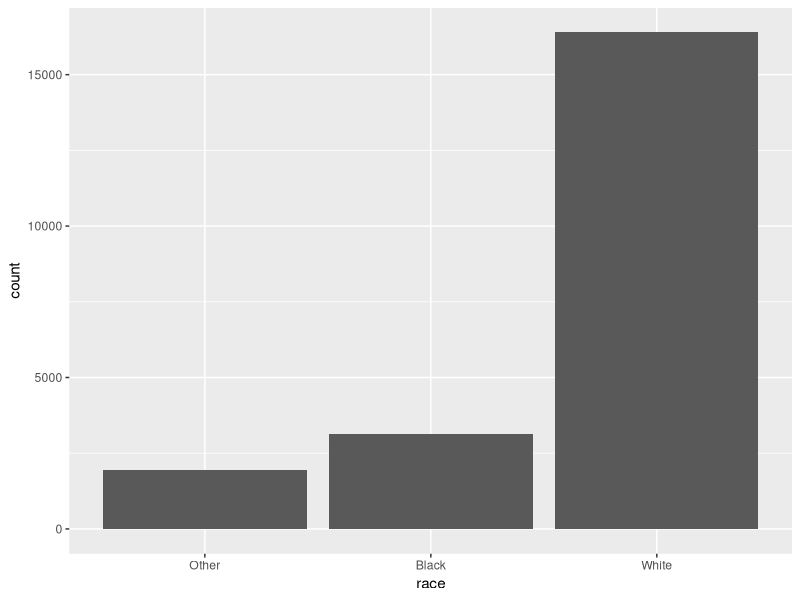
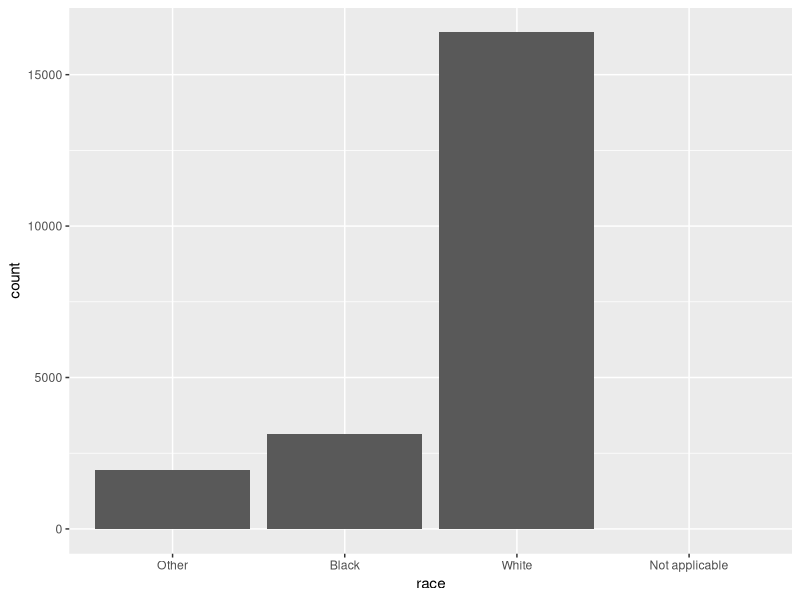
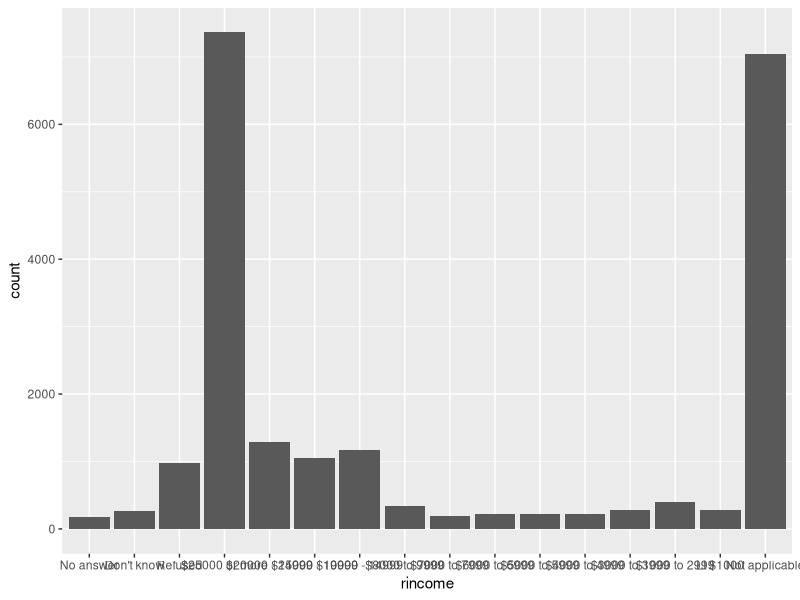
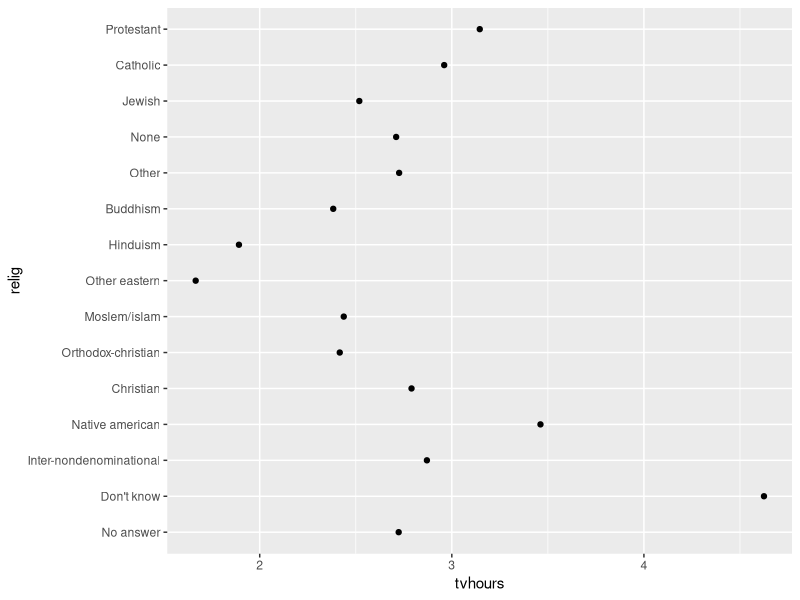
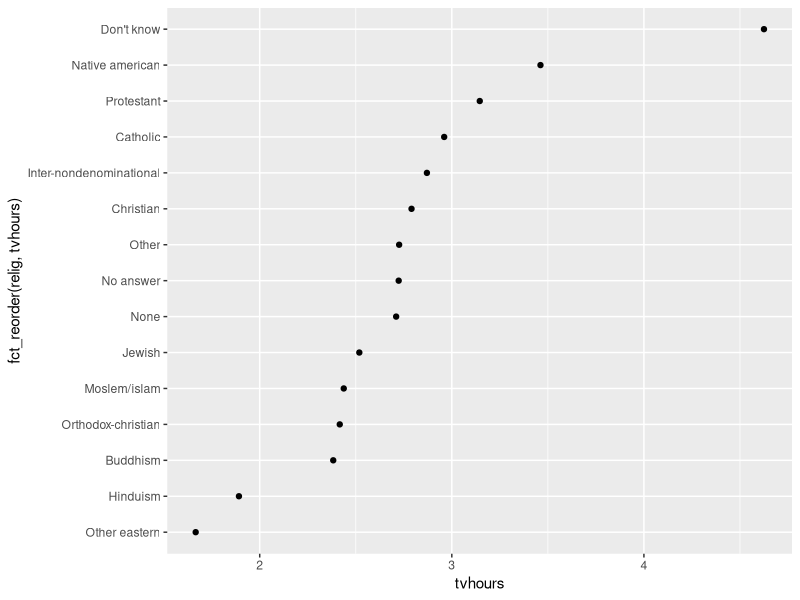
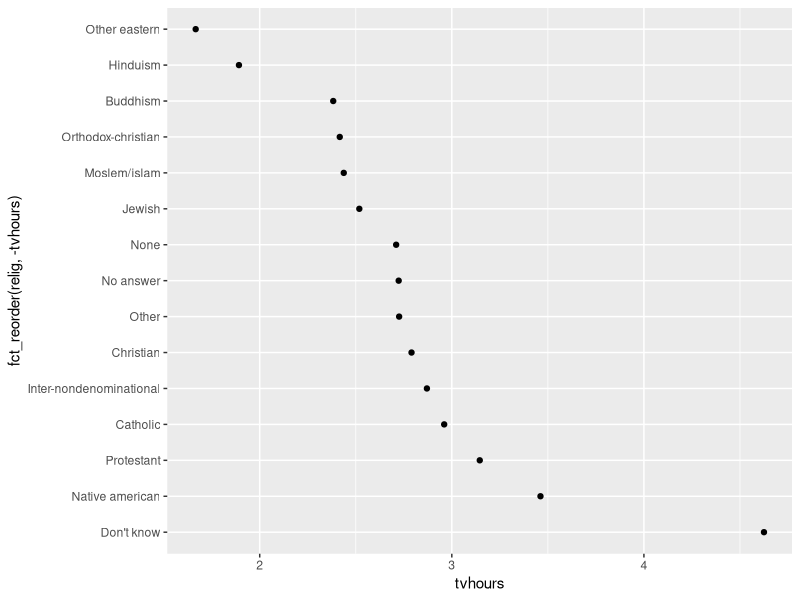
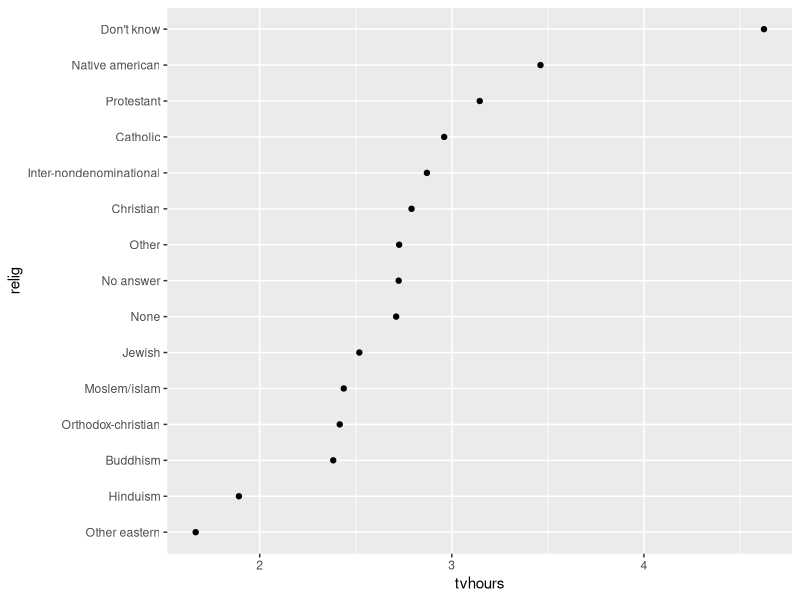
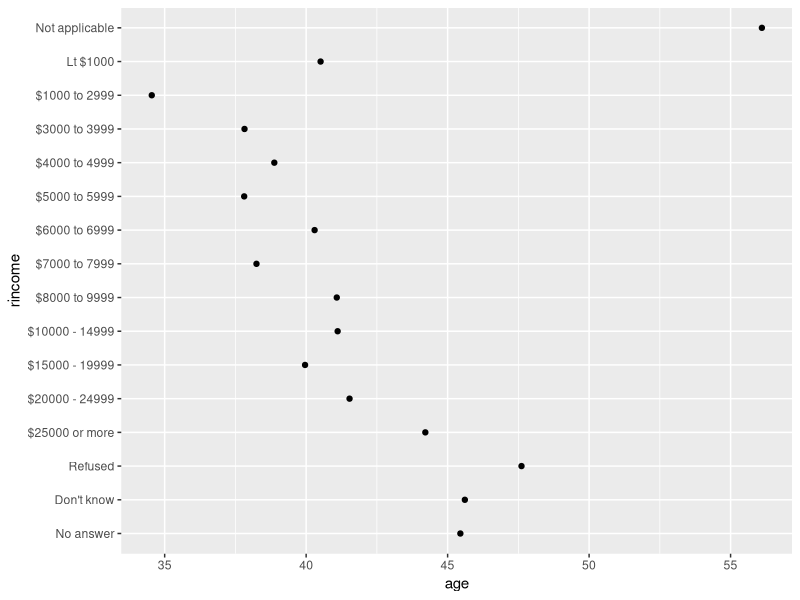

R code for these plots, in order:

# library packages ===================================================
library(tidyverse)
library(forcats)

# creating factors ===================================================
## 字符串向量
str1 <- c('Dec', 'Jan', 'Nov', 'Feb')
## 用以上的向量表示月份的问题有：
## 1.月份只有12个，而且是特定的名称，书写的时候很可能写错；
str2 <- c('Dec', 'Jan', 'Noc', 'Feb') ## Nov,not Noc
## 2.排序时，默认按照字母顺序，而不是月份的顺序
sort(str1)

## 先创建levels
month_level <- c('Jan', 'Feb', 'Mar', 'Apr', 'May', 'Jun',
                 'Jul', 'Aug', 'Sep', 'Oct', 'Nov', 'Dec')
## 然后把string转换成factor
fac1 <- factor(str1, levels = month_level)
fac1
sort(fac1)
## 任何不在levels之内的值都转换成null
fac2 <- factor(str2, levels = month_level)
fac2

## 如果有null值希望给出报错信息，则用parse_factor
fac2 <- parse_factor(str2, levels = month_level)

## 如果不设置levels参数的值，则默认按照字母顺序设置levels
fac1 <- factor(str1)
fac1

## 如果想按照字符串出现的顺序设置levels,2个方法:
fac1 <- factor(str1, levels = unique(str1))
fac1
fac1 <- str1 %>% factor() %>% fct_inorder()
fac1

# 15.3 General Social Survey
gss_cat
gss_cat %>% 
  count(race)

ggplot(gss_cat, aes(x = race)) + 
  geom_bar()

# ggplot把值为0的factor自动剔除了，要保存的话，设置如下：
ggplot(gss_cat, aes(race)) + 
  geom_bar() + 
  scale_x_discrete(drop = FALSE)
  
gss_cat %>% 
  count(rincome)

ggplot(gss_cat, aes(rincome)) + 
  geom_bar()

gss_cat %>% 
  count(relig) %>% 
  arrange(-n)

# 15.4 Modifying factor order

gss_cat %>% 
  group_by(relig) %>% 
  summarise(
    age = mean(age, na.rm = TRUE),
    tvhours = mean(tvhours, na.rm = TRUE),
    n = n()
  ) %>% 
  ggplot(aes(tvhours, relig)) + geom_point()

## using fct_reorder to reorder factors by ascending
gss_cat %>% 
  group_by(relig) %>% 
  summarise(
    age = mean(age, na.rm = TRUE),
    tvhours = mean(tvhours, na.rm = TRUE),
    n = n()
  ) %>% 
  ggplot(aes(tvhours, fct_reorder(relig, tvhours))) + geom_point()

## using fct_reorder to reorder factors by descending
gss_cat %>% 
  group_by(relig) %>% 
  summarise(
    age = mean(age, na.rm = TRUE),
    tvhours = mean(tvhours, na.rm = TRUE),
    n = n()
  ) %>% 
  ggplot(aes(tvhours, fct_reorder(relig, -tvhours))) + geom_point()

## 最好不要在aes中用fct_reorder,我们可以先用mutate处理完之后再ggplot
## 这样，y轴坐标标题就还是relig
gss_cat %>% 
  group_by(relig) %>% 
  summarise(
    age = mean(age, na.rm = TRUE),
    tvhours = mean(tvhours, na.rm = TRUE),
    n = n()
  ) %>% 
  mutate(relig = fct_reorder(relig, tvhours)) %>% 
  ggplot(aes(tvhours, relig)) + geom_point()

gss_cat %>% 
  group_by(rincome) %>% 
  summarise(
    age = mean(age, na.rm = TRUE),
    tvhours = mean(tvhours, na.rm = TRUE),
    n = n()
  ) %>% 
  ggplot(aes(age, rincome)) + geom_point()


## fct_reorder会按照字母的顺序重新给factors排序
gss_cat %>% 
  group_by(rincome) %>% 
  summarise(
    age = mean(age, na.rm = TRUE),
    tvhours = mean(tvhours, na.rm = TRUE),
    n = n()
  ) %>% 
  mutate(rincome = fct_reorder(rincome, age)) %>% 
  ggplot(aes(age, rincome)) + geom_point()

## 如果不想按照字母的顺序，则不要用fct_reorde
## 用fct_relevel可以设置优先展示的level
gss_cat %>% 
  group_by(rincome) %>% 
  summarise(
    age = mean(age, na.rm = TRUE),
    tvhours = mean(tvhours, na.rm = TRUE),
    n = n()
  ) %>% 
  mutate(rincome = fct_relevel(rincome, 'Not applicable')) %>% 
  ggplot(aes(age, rincome)) + geom_point()

gss_cat %>% 
  filter(!is.na(age)) %>% 
  group_by(age, marital) %>% 
  count() %>% 
  mutate(prop = n / sum(n)) %>% 
  ggplot(aes(age, prop, color = marital)) + 
    geom_line(na.rm = TRUE)

## 用fct_reorder2,给line按照最大年龄时的prop设置颜色
gss_cat %>% 
  filter(!is.na(age)) %>% 
  group_by(age, marital) %>% 
  count() %>% 
  mutate(prop = n / sum(n)) %>% 
  ggplot(aes(age, prop, color = fct_reorder2(marital, age, prop))) + 
  geom_line() + 
  labs(color = 'marital')

## reorder factors in bar chart
ggplot(gss_cat, aes(marital)) + 
  geom_bar()

## 根据count降序排列
gss_cat %>% 
  mutate(marital = marital %>% fct_infreq()) %>% 
  ggplot(aes(marital)) + 
  geom_bar()

## 根据count升序排列
gss_cat %>% 
  mutate(marital = marital %>% fct_infreq() %>% fct_rev()) %>% 
  ggplot(aes(marital)) + 
  geom_bar()

gss_cat %>% 
  ggplot(aes(tvhours)) + 
  geom_histogram()

summary(gss_cat$tvhours)

# 15.5 Modifying factor levels
# 重新编码

gss_cat %>% count(partyid)
## 下面把partyid重新编码
## fct_recode,新编码在前，老编码在后
gss_cat %>% 
  mutate(partyid = fct_recode(
    partyid,
    "Republican, strong"    = "Strong republican",
    "Republican, weak"      = "Not str republican",
    "Independent, near rep" = "Ind,near rep",
    "Independent, near dem" = "Ind,near dem",
    "Democrat, weak"        = "Not str democrat",
    "Democrat, strong"      = "Strong democrat"
  )) %>% 
  count(partyid)
## 可以将多个老编码合并为一个新编码
gss_cat %>% 
  mutate(partyid2 = fct_recode(
    partyid, 
    "Republican, strong"    = "Strong republican",
    "Republican, weak"      = "Not str republican",
    "Independent, near rep" = "Ind,near rep",
    "Independent, near dem" = "Ind,near dem",
    "Democrat, weak"        = "Not str democrat",
    "Democrat, strong"      = "Strong democrat",
    "Other"                 = "No answer",
    "Other"                 = "Don't know",
    "Other"                 = "Other party"
  )) %>% 
  count(partyid2)
## 将多个老编码合并为一个新编码时一定要注意，不能随便合并，以免产生误导

## 比fct_recode更好用的是fct_collapse()
gss_cat %>% 
  mutate(partyid3 = fct_collapse(
    partyid, 
    other = c("No answer", "Don't know", "Other party"),
    rep = c("Strong republican", "Not str republican"),
    ind = c("Ind,near rep", "Independent", "Ind,near dem"),
    dem = c("Not str democrat", "Strong democrat")
  )) %>% 
  count(partyid3)

## 还有一个更诡异（厉害）的折叠函数，fct_lump
## 它把较小占比的项都合并起来
gss_cat %>% 
  mutate(relig2 = fct_lump(relig)) %>% 
  count(relig2)
## 以上代码中fct_lump从最小占比的一直往上折叠，直到折叠后的结果仍然是最小占比时停止
## 以上的结果有时候并没有用，我们可以设置折叠后剩余的项数
gss_cat %>% 
  mutate(relig2 = fct_lump(relig, n = 10)) %>% 
  count(relig2, sort = TRUE) %>% 
  print(n = Inf)

gss_cat %>% 
  mutate(partyid2 = fct_recode(
    partyid, 
    "Republican, strong"    = "Strong republican",
    "Republican, weak"      = "Not str republican",
    "Independent, near rep" = "Ind,near rep",
    "Independent, near dem" = "Ind,near dem",
    "Democrat, weak"        = "Not str democrat",
    "Democrat, strong"      = "Strong democrat",
    "Other"                 = "No answer",
    "Other"                 = "Don't know",
    "Other"                 = "Other party"
  )) %>%
  group_by(year, partyid2) %>% 
  count() %>% 
  mutate(prop = n / sum(n)) %>% 
  ggplot(aes(year, prop, color = fct_reorder2(partyid2, year, prop))) + 
  geom_line() + 
  labs(color = 'partyid')

